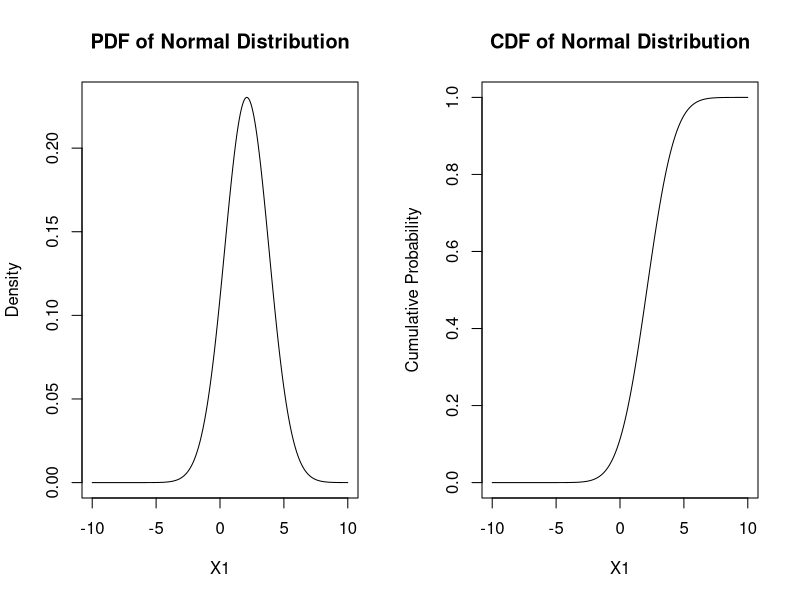

Write R code to recreate this figure.
#Normal distribution
pnorm(4, mean = 2.1, sd = sqrt(3)) # P(X_1 < 4)
#P(X1 = −1) = 0 since X1 is continuous)
pnorm(1, mean = 2.1, sd = sqrt(3)) - pnorm(-5, mean = 2.1, sd = sqrt(3)) # P(-5 < X_1 < 1)
1 - pnorm(2.1, mean = 2.1, sd = sqrt(3)) # P(X_1 > 2.1)
std =sqrt(3)

#Poission distribution
ppois(4, lambda = 3.5) # P(X_2 < 5)
dpois(6, lambda = 3.5) # P(X_2 = 6)
ppois(4, lambda = 3.5) - ppois(0, lambda = 3.5) # P(1 < X_2 < 4)
# P(1 ≤ X2 ≤ 4) = P(X2 ≤ 4) − P(X2 < 1) = P(X2 ≤ 4) − P(X2 ≤ 0)
# P(X2<1) is the same as P(X2≤0) in Poission
1 - ppois(2.5, lambda = 3.5) # P(X_2 = 2.5)

pexp(1, rate = 1) # P(X_3 < 1)
dexp(1, rate = 1) # P(X_3 = 1)
1 - pexp(2, rate = 1) # P(X_3 > 2)
1 / 1 # E[X_3], for an exponential distribution with rate lambda, the expected value is 1/lambda


#plot PDF and CDF of Normal Distribution
x <- seq(-10, 10, length=1000)
y_pdf <- dnorm(x, mean = 2.1, sd = sqrt(3))
y_cdf <- pnorm(x, mean = 2.1, sd = sqrt(3))

# Set up side-by-side plot layout
par(mfrow=c(1,2))

# PDF plot
plot(x, y_pdf, type="l", main="PDF of Normal Distribution", xlab="X1", ylab="Density")

# CDF plot
plot(x, y_cdf, type="l", main="CDF of Normal Distribution", xlab="X1", ylab="Cumulative Probability")

# Reset plot layout
par(mfrow=c(1,1))

####################
# Given values
mean_lifespan <- 10  # Mean of the lifespan
std_dev <- 3         # Standard deviation
current_age <- 11    # Current age of the equipment
target_age <- 13     # Age to consider replacement
cost_a <- 100        # Replace at age 13 (scheduled)
cost_c <- 150        # Replace at age 13 (unscheduled), c > a

# (a) Probability that the equipment will last until age 13
# Calculate Z-scores
z_11 <- (current_age - mean_lifespan) / std_dev
z_13 <- (target_age - mean_lifespan) / std_dev

# Calculate probabilities
p_lifespan_over_11 <- 1 - pnorm(z_11)
p_lifespan_over_13 <- 1 - pnorm(z_13)

# Conditional probability P(Lifespan > 13 | Lifespan > 11)
p_13_given_11 <- p_lifespan_over_13 / p_lifespan_over_11

# (b) Expected cost of replacement if not replaced now
expected_cost <- p_13_given_11 * cost_a + (1 - p_13_given_11) * cost_c

# Output the results
cat("Probability that the equipment will last until age 13:", p_13_given_11, "\n")
cat("Expected cost of replacement if not replaced now:", expected_cost, "\n")

